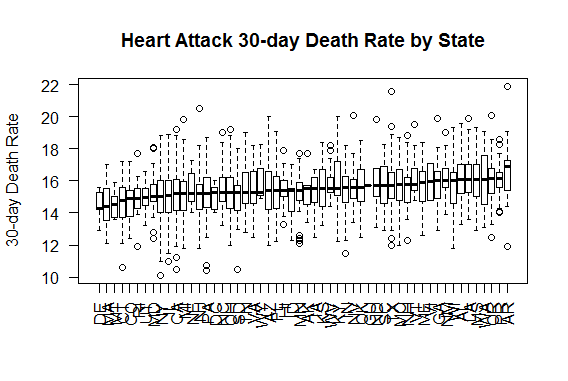

R code for this plot:
require(graphics)
outcome <- read.csv("outcome-of-care-measures.csv", colClasses="character")
death <- as.numeric(outcome[,11])
state <- outcome$State
par(las=2)
state.factor <- reorder(state, death, FUN=median, na.rm=TRUE)
boxplot(death ~ state.factor, ylab="30-day Death Rate", main="Heart Attack 30-day Death Rate by State")
